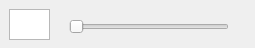
<?xml version="1.0" encoding="UTF-8"?>
<ui version="4.0">
 <class>PenWidth</class>
 <widget class="QWidget" name="PenWidth">
  <property name="geometry">
   <rect>
    <x>0</x>
    <y>0</y>
    <width>255</width>
    <height>48</height>
   </rect>
  </property>
  <property name="windowTitle">
   <string>笔厚</string>
  </property>
  <widget class="QWidget" name="widget" native="true">
   <property name="geometry">
    <rect>
     <x>-1</x>
     <y>-1</y>
     <width>261</width>
     <height>51</height>
    </rect>
   </property>
   <widget class="QPlainTextEdit" name="plainTextEdit">
    <property name="geometry">
     <rect>
      <x>10</x>
      <y>10</y>
      <width>41</width>
      <height>31</height>
     </rect>
    </property>
   </widget>
   <widget class="QSlider" name="horizontalSlider">
    <property name="geometry">
     <rect>
      <x>70</x>
      <y>20</y>
      <width>160</width>
      <height>16</height>
     </rect>
    </property>
    <property name="orientation">
     <enum>Qt::Horizontal</enum>
    </property>
   </widget>
  </widget>
 </widget>
 <resources/>
 <connections/>
</ui>
